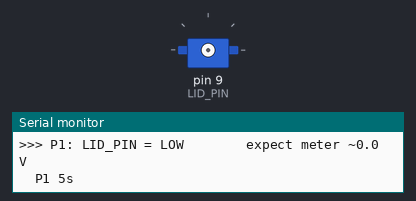
The sketch below on a simulated Arduino Uno, built with avr-gcc and run on an emulated ATmega328P. Parts: servo, the last lines printed to the serial monitor.

Above: at 0.65 s.
At 31.55 s:
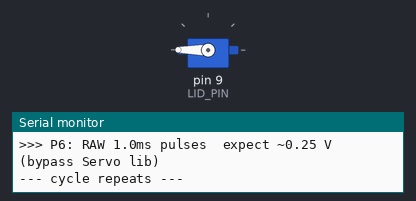
Timing chart, 0 to 40.9 s (numbered marks = the images above):
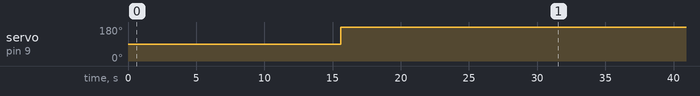

The sketch:

SignalDiag.ino
```cpp
/*
  SignalDiag - isolates WHY a servo on LID_PIN doesn't move.

  It runs LID_PIN through 6 phases (~5s each), printing the expected meter
  reading (measure LID_PIN header pin -> GND, meter on DC volts) and telling
  you what the servo should do. Watch the servo AND the meter.

  P1 digital LOW      -> ~0.0 V
  P2 digital HIGH     -> ~5.0 V
  P3 Servo lib  90deg -> ~0.38 V   (servo centers if powered)
  P4 Servo lib 180deg -> ~0.50 V   (servo moves if powered)
  P5 raw 2.0ms pulses -> ~0.50 V   (bypasses the Servo library)
  P6 raw 1.0ms pulses -> ~0.25 V   (bypasses the Servo library)
*/

#include <Servo.h>

const uint8_t LID_PIN = 9;
Servo lid;

void waitSec(int n, const __FlashStringHelper* tag) {
  for (int s = 0; s < n; s++) {
    Serial.print(tag); Serial.print(' '); Serial.print(n - s); Serial.println('s');
    delay(1000);
  }
}

void rawPulses(int usec, unsigned long ms) {
  unsigned long t = millis();
  while (millis() - t < ms) {
    digitalWrite(LID_PIN, HIGH); delayMicroseconds(usec);
    digitalWrite(LID_PIN, LOW);  delayMicroseconds(20000 - usec);
  }
}

void setup() {
  Serial.begin(115200);
  delay(600);
  pinMode(LID_PIN, OUTPUT);
  Serial.println(F("=== SIGNAL DIAG: lid servo signal on LID_PIN ==="));
  Serial.println(F("Meter: black on GND, red on the LID_PIN pin (orange wire row)."));
}

void loop() {
  lid.detach();
  pinMode(LID_PIN, OUTPUT);

  Serial.println();
  digitalWrite(LID_PIN, LOW);
  Serial.println(F(">>> P1: LID_PIN = LOW        expect meter ~0.0 V"));
  waitSec(5, F("  P1"));

  digitalWrite(LID_PIN, HIGH);
  Serial.println(F(">>> P2: LID_PIN = HIGH       expect meter ~5.0 V"));
  waitSec(5, F("  P2"));

  lid.attach(LID_PIN);
  lid.write(90);
  Serial.println(F(">>> P3: Servo lib 90    expect ~0.38 V  (servo centers?)"));
  waitSec(5, F("  P3"));

  lid.write(180);
  Serial.println(F(">>> P4: Servo lib 180   expect ~0.50 V  (servo moves?)"));
  waitSec(5, F("  P4"));

  lid.detach();
  pinMode(LID_PIN, OUTPUT);
  Serial.println(F(">>> P5: RAW 2.0ms pulses  expect ~0.50 V  (bypass Servo lib)"));
  rawPulses(2000, 5000);

  Serial.println(F(">>> P6: RAW 1.0ms pulses  expect ~0.25 V  (bypass Servo lib)"));
  rawPulses(1000, 5000);

  Serial.println(F("--- cycle repeats ---"));
  delay(1000);
}
```

Measured:
- by itself, servo on pin 9 (LID_PIN): alternates 180° for 26.0 s and 90° for 5.0 s
